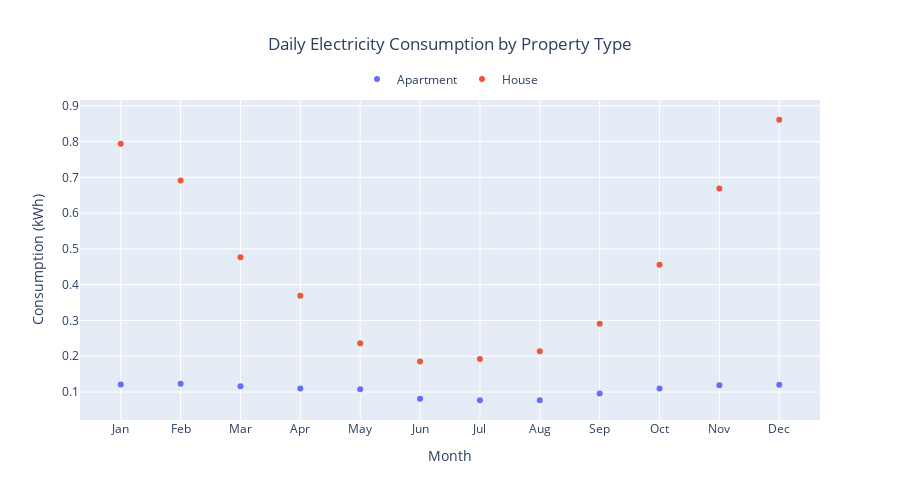

The notebook cell this image was saved under:
### Code cell
visualize_electricity_consumption(df)

### Figure 1 — Plotly figure (JSON) as saved in the notebook; plotly's stock layout.template omitted (floating-point values rounded to 4 significant figures)
{"data": [{"line": {"color": "#636EFA", "width": 2}, "mode": "markers", "name": "Apartment", "type": "scatter", "x": [1, 2, 3, 4, 5, 6, 7, 8, 9, 10, 11, 12], "y": [0.121, 0.123, 0.116, 0.11, 0.108, 0.081, 0.077, 0.077, 0.096, 0.11, 0.119, 0.12]}, {"line": {"color": "#EF553B", "width": 2}, "mode": "markers", "name": "House", "type": "scatter", "x": [1, 2, 3, 4, 5, 6, 7, 8, 9, 10, 11, 12], "y": [0.794, 0.691, 0.477, 0.369, 0.236, 0.185, 0.192, 0.214, 0.291, 0.456, 0.669, 0.861]}], "layout": {"height": 500, "legend": {"orientation": "h", "x": 0.5, "xanchor": "center", "y": 1.02, "yanchor": "bottom"}, "showlegend": true, "title": {"text": "Daily Electricity Consumption by Property Type", "x": 0.5}, "xaxis": {"ticktext": ["Jan", "Feb", "Mar", "Apr", "May", "Jun", "Jul", "Aug", "Sep", "Oct", "Nov", "Dec"], "tickvals": [1, 2, 3, 4, 5, 6, 7, 8, 9, 10, 11, 12], "title": {"text": "Month"}}, "yaxis": {"title": {"text": "Consumption (kWh)"}}}}
